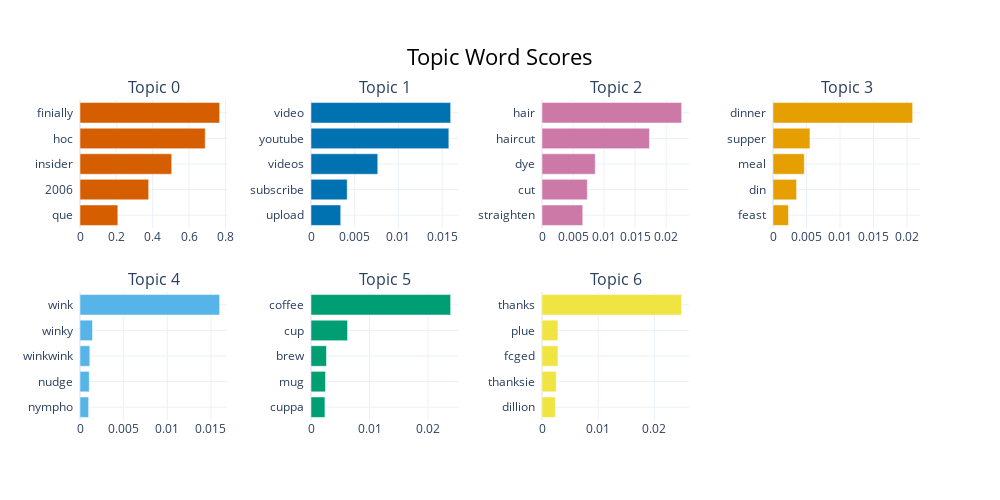

This figure's notebook cell:
### Markdown cell above
## Topic Modelling of Positive Tweets

### Code cell
model.visualize_barchart(top_n_topics = 7)

### Figure 1 — Plotly figure (JSON) as saved in the notebook; plotly's stock layout.template omitted (floating-point values rounded to 4 significant figures)
{"data": [{"marker": {"color": "#D55E00"}, "orientation": "h", "type": "bar", "x": [0.2082, 0.3778, 0.5046, 0.6889, 0.7684], "xaxis": "x", "y": ["que  ", "2006  ", "insider  ", "hoc  ", "finially  "], "yaxis": "y"}, {"marker": {"color": "#0072B2"}, "orientation": "h", "type": "bar", "x": [0.003398, 0.00414, 0.007637, 0.01577, 0.01597], "xaxis": "x2", "y": ["upload  ", "subscribe  ", "videos  ", "youtube  ", "video  "], "yaxis": "y2"}, {"marker": {"color": "#CC79A7"}, "orientation": "h", "type": "bar", "x": [0.006562, 0.007298, 0.008573, 0.01731, 0.02249], "xaxis": "x3", "y": ["straighten  ", "cut  ", "dye  ", "haircut  ", "hair  "], "yaxis": "y3"}, {"marker": {"color": "#E69F00"}, "orientation": "h", "type": "bar", "x": [0.002304, 0.003518, 0.004671, 0.00551, 0.02083], "xaxis": "x4", "y": ["feast  ", "din  ", "meal  ", "supper  ", "dinner  "], "yaxis": "y4"}, {"marker": {"color": "#56B4E9"}, "orientation": "h", "type": "bar", "x": [0.0009885, 0.00106, 0.001124, 0.001431, 0.016], "xaxis": "x5", "y": ["nympho  ", "nudge  ", "winkwink  ", "winky  ", "wink  "], "yaxis": "y5"}, {"marker": {"color": "#009E73"}, "orientation": "h", "type": "bar", "x": [0.00238, 0.002476, 0.002644, 0.006248, 0.02386], "xaxis": "x6", "y": ["cuppa  ", "mug  ", "brew  ", "cup  ", "coffee  "], "yaxis": "y6"}, {"marker": {"color": "#F0E442"}, "orientation": "h", "type": "bar", "x": [0.002371, 0.002541, 0.00283, 0.00283, 0.02485], "xaxis": "x7", "y": ["dillion  ", "thanksie  ", "fcged  ", "plue  ", "thanks  "], "yaxis": "y7"}], "layout": {"annotations": [{"font": {"size": 16}, "showarrow": false, "text": "Topic 0", "x": 0.0875, "xanchor": "center", "xref": "paper", "y": 1, "yanchor": "bottom", "yref": "paper"}, {"font": {"size": 16}, "showarrow": false, "text": "Topic 1", "x": 0.3625, "xanchor": "center", "xref": "paper", "y": 1, "yanchor": "bottom", "yref": "paper"}, {"font": {"size": 16}, "showarrow": false, "text": "Topic 2", "x": 0.6375, "xanchor": "center", "xref": "paper", "y": 1, "yanchor": "bottom", "yref": "paper"}, {"font": {"size": 16}, "showarrow": false, "text": "Topic 3", "x": 0.9125, "xanchor": "center", "xref": "paper", "y": 1, "yanchor": "bottom", "yref": "paper"}, {"font": {"size": 16}, "showarrow": false, "text": "Topic 4", "x": 0.0875, "xanchor": "center", "xref": "paper", "y": 0.4, "yanchor": "bottom", "yref": "paper"}, {"font": {"size": 16}, "showarrow": false, "text": "Topic 5", "x": 0.3625, "xanchor": "center", "xref": "paper", "y": 0.4, "yanchor": "bottom", "yref": "paper"}, {"font": {"size": 16}, "showarrow": false, "text": "Topic 6", "x": 0.6375, "xanchor": "center", "xref": "paper", "y": 0.4, "yanchor": "bottom", "yref": "paper"}], "height": 500, "hoverlabel": {"bgcolor": "white", "font": {"family": "Rockwell", "size": 16}}, "showlegend": false, "title": {"font": {"color": "Black", "size": 22}, "text": "Topic Word Scores", "x": 0.5, "xanchor": "center", "yanchor": "top"}, "width": 1000, "xaxis": {"anchor": "y", "domain": [0, 0.175], "showgrid": true}, "xaxis2": {"anchor": "y2", "domain": [0.275, 0.45], "showgrid": true}, "xaxis3": {"anchor": "y3", "domain": [0.55, 0.725], "showgrid": true}, "xaxis4": {"anchor": "y4", "domain": [0.825, 1], "showgrid": true}, "xaxis5": {"anchor": "y5", "domain": [0, 0.175], "showgrid": true}, "xaxis6": {"anchor": "y6", "domain": [0.275, 0.45], "showgrid": true}, "xaxis7": {"anchor": "y7", "domain": [0.55, 0.725], "showgrid": true}, "xaxis8": {"anchor": "y8", "domain": [0.825, 1], "showgrid": true}, "yaxis": {"anchor": "x", "domain": [0.6, 1], "showgrid": true}, "yaxis2": {"anchor": "x2", "domain": [0.6, 1], "showgrid": true}, "yaxis3": {"anchor": "x3", "domain": [0.6, 1], "showgrid": true}, "yaxis4": {"anchor": "x4", "domain": [0.6, 1], "showgrid": true}, "yaxis5": {"anchor": "x5", "domain": [0, 0.4], "showgrid": true}, "yaxis6": {"anchor": "x6", "domain": [0, 0.4], "showgrid": true}, "yaxis7": {"anchor": "x7", "domain": [0, 0.4], "showgrid": true}, "yaxis8": {"anchor": "x8", "domain": [0, 0.4], "showgrid": true}}}
